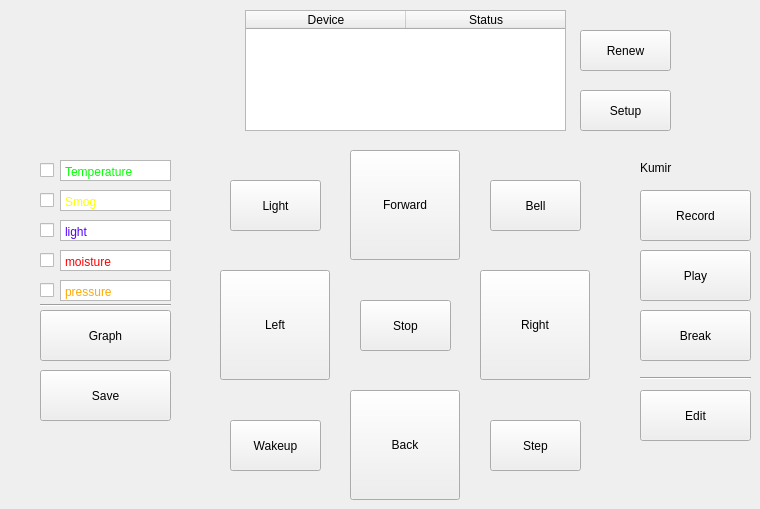
    <widget class="QWidget" name="Base">
     <widget class="QPushButton" name="pushButton_22">
      <property name="geometry">
       <rect>
        <x>220</x>
        <y>270</y>
        <width>110</width>
        <height>110</height>
       </rect>
      </property>
      <property name="text">
       <string>Left</string>
      </property>
     </widget>
     <widget class="QPushButton" name="pushButton_19">
      <property name="geometry">
       <rect>
        <x>360</x>
        <y>300</y>
        <width>91</width>
        <height>51</height>
       </rect>
      </property>
      <property name="text">
       <string>Stop</string>
      </property>
     </widget>
     <widget class="QPushButton" name="pushButton_16">
      <property name="geometry">
       <rect>
        <x>490</x>
        <y>420</y>
        <width>91</width>
        <height>51</height>
       </rect>
      </property>
      <property name="text">
       <string>Step</string>
      </property>
     </widget>
     <widget class="QPushButton" name="pushButton_20">
      <property name="geometry">
       <rect>
        <x>480</x>
        <y>270</y>
        <width>110</width>
        <height>110</height>
       </rect>
      </property>
      <property name="text">
       <string>Right</string>
      </property>
     </widget>
     <widget class="QPushButton" name="pushButton_18">
      <property name="geometry">
       <rect>
        <x>350</x>
        <y>150</y>
        <width>110</width>
        <height>110</height>
       </rect>
      </property>
      <property name="text">
       <string>Forward</string>
      </property>
     </widget>
     <widget class="QPushButton" name="pushButton_14">
      <property name="geometry">
       <rect>
        <x>230</x>
        <y>180</y>
        <width>91</width>
        <height>51</height>
       </rect>
      </property>
      <property name="text">
       <string>Light</string>
      </property>
     </widget>
     <widget class="QPushButton" name="pushButton_15">
      <property name="geometry">
       <rect>
        <x>490</x>
        <y>180</y>
        <width>91</width>
        <height>51</height>
       </rect>
      </property>
      <property name="text">
       <string>Bell</string>
      </property>
     </widget>
     <widget class="QPushButton" name="pushButton_17">
      <property name="geometry">
       <rect>
        <x>230</x>
        <y>420</y>
        <width>91</width>
        <height>51</height>
       </rect>
      </property>
      <property name="text">
       <string>Wakeup</string>
      </property>
     </widget>
     <widget class="QPushButton" name="pushButton_13">
      <property name="geometry">
       <rect>
        <x>350</x>
        <y>390</y>
        <width>110</width>
        <height>110</height>
       </rect>
      </property>
      <property name="text">
       <string>Back</string>
      </property>
     </widget>
     <widget class="QTextEdit" name="textEdit">
      <property name="geometry">
       <rect>
        <x>60</x>
        <y>160</y>
        <width>111</width>
        <height>21</height>
       </rect>
      </property>
      <property name="autoFillBackground">
       <bool>false</bool>
      </property>
      <property name="verticalScrollBarPolicy">
       <enum>Qt::ScrollBarAlwaysOff</enum>
      </property>
      <property name="html">
       <string>&lt;!DOCTYPE HTML PUBLIC &quot;-//W3C//DTD HTML 4.0//EN&quot; &quot;http://www.w3.org/TR/REC-html40/strict.dtd&quot;&gt;
&lt;html&gt;&lt;head&gt;&lt;meta name=&quot;qrichtext&quot; content=&quot;1&quot; /&gt;&lt;style type=&quot;text/css&quot;&gt;
p, li { white-space: pre-wrap; }
&lt;/style&gt;&lt;/head&gt;&lt;body style=&quot; font-family:'Sans Serif'; font-size:9pt; font-weight:400; font-style:normal;&quot;&gt;
&lt;p align=&quot;justify&quot; style=&quot; margin-top:0px; margin-bottom:0px; margin-left:0px; margin-right:0px; -qt-block-indent:0; text-indent:0px;&quot;&gt;&lt;span style=&quot; color:#00ff00;&quot;&gt;Temperature&lt;/span&gt;&lt;/p&gt;&lt;/body&gt;&lt;/html&gt;</string>
      </property>
      <property name="textInteractionFlags">
       <set>Qt::TextSelectableByKeyboard|Qt::TextSelectableByMouse</set>
      </property>
     </widget>
     <widget class="QPushButton" name="pushButton_21">
      <property name="geometry">
       <rect>
        <x>40</x>
        <y>310</y>
        <width>131</width>
        <height>51</height>
       </rect>
      </property>
      <property name="text">
       <string>Graph</string>
      </property>
     </widget>
     <widget class="QPushButton" name="pushButton_23">
      <property name="geometry">
       <rect>
        <x>40</x>
        <y>370</y>
        <width>131</width>
        <height>51</height>
       </rect>
      </property>
      <property name="text">
       <string>Save</string>
      </property>
     </widget>
     <widget class="QLabel" name="label_2">
      <property name="geometry">
       <rect>
        <x>640</x>
        <y>160</y>
        <width>81</width>
        <height>16</height>
       </rect>
      </property>
      <property name="text">
       <string>Kumir</string>
      </property>
     </widget>
     <widget class="QPushButton" name="pushButton_24">
      <property name="geometry">
       <rect>
        <x>640</x>
        <y>190</y>
        <width>111</width>
        <height>51</height>
       </rect>
      </property>
      <property name="text">
       <string>Record</string>
      </property>
     </widget>
     <widget class="QPushButton" name="pushButton_25">
      <property name="geometry">
       <rect>
        <x>640</x>
        <y>250</y>
        <width>111</width>
        <height>51</height>
       </rect>
      </property>
      <property name="text">
       <string>Play</string>
      </property>
     </widget>
     <widget class="QPushButton" name="pushButton_26">
      <property name="geometry">
       <rect>
        <x>640</x>
        <y>310</y>
        <width>111</width>
        <height>51</height>
       </rect>
      </property>
      <property name="text">
       <string>Break</string>
      </property>
     </widget>
     <widget class="QPushButton" name="pushButton_27">
      <property name="geometry">
       <rect>
        <x>640</x>
        <y>390</y>
        <width>111</width>
        <height>51</height>
       </rect>
      </property>
      <property name="text">
       <string>Edit</string>
      </property>
     </widget>
     <widget class="Line" name="line">
      <property name="geometry">
       <rect>
        <x>640</x>
        <y>363</y>
        <width>111</width>
        <height>31</height>
       </rect>
      </property>
      <property name="orientation">
       <enum>Qt::Horizontal</enum>
      </property>
     </widget>
     <widget class="QTableWidget" name="tableWidget">
      <property name="geometry">
       <rect>
        <x>245</x>
        <y>10</y>
        <width>321</width>
        <height>121</height>
       </rect>
      </property>
      <property name="horizontalScrollBarPolicy">
       <enum>Qt::ScrollBarAlwaysOff</enum>
      </property>
      <property name="showGrid">
       <bool>true</bool>
      </property>
      <property name="gridStyle">
       <enum>Qt::SolidLine</enum>
      </property>
      <property name="columnCount">
       <number>2</number>
      </property>
      <attribute name="horizontalHeaderCascadingSectionResizes">
       <bool>false</bool>
      </attribute>
      <attribute name="horizontalHeaderDefaultSectionSize">
       <number>160</number>
      </attribute>
      <attribute name="horizontalHeaderMinimumSectionSize">
       <number>23</number>
      </attribute>
      <column>
       <property name="text">
        <string>Device</string>
       </property>
      </column>
      <column>
       <property name="text">
        <string>Status</string>
       </property>
      </column>
     </widget>
     <widget class="QPushButton" name="pushButton_28">
      <property name="geometry">
       <rect>
        <x>580</x>
        <y>30</y>
        <width>91</width>
        <height>41</height>
       </rect>
      </property>
      <property name="text">
       <string>Renew</string>
      </property>
     </widget>
     <widget class="QPushButton" name="pushButton_29">
      <property name="geometry">
       <rect>
        <x>580</x>
        <y>90</y>
        <width>91</width>
        <height>41</height>
       </rect>
      </property>
      <property name="text">
       <string>Setup</string>
      </property>
     </widget>
     <widget class="Line" name="line_3">
      <property name="geometry">
       <rect>
        <x>40</x>
        <y>290</y>
        <width>131</width>
        <height>31</height>
       </rect>
      </property>
      <property name="orientation">
       <enum>Qt::Horizontal</enum>
      </property>
     </widget>
     <widget class="QCheckBox" name="checkBox">
      <property name="geometry">
       <rect>
        <x>40</x>
        <y>160</y>
        <width>16</width>
        <height>20</height>
       </rect>
      </property>
      <property name="text">
       <string/>
      </property>
     </widget>
     <widget class="QTextEdit" name="textEdit_3">
      <property name="geometry">
       <rect>
        <x>60</x>
        <y>190</y>
        <width>111</width>
        <height>21</height>
       </rect>
      </property>
      <property name="autoFillBackground">
       <bool>false</bool>
      </property>
      <property name="verticalScrollBarPolicy">
       <enum>Qt::ScrollBarAlwaysOff</enum>
      </property>
      <property name="html">
       <string>&lt;!DOCTYPE HTML PUBLIC &quot;-//W3C//DTD HTML 4.0//EN&quot; &quot;http://www.w3.org/TR/REC-html40/strict.dtd&quot;&gt;
&lt;html&gt;&lt;head&gt;&lt;meta name=&quot;qrichtext&quot; content=&quot;1&quot; /&gt;&lt;style type=&quot;text/css&quot;&gt;
p, li { white-space: pre-wrap; }
&lt;/style&gt;&lt;/head&gt;&lt;body style=&quot; font-family:'Sans Serif'; font-size:9pt; font-weight:400; font-style:normal;&quot;&gt;
&lt;p align=&quot;justify&quot; style=&quot; margin-top:0px; margin-bottom:0px; margin-left:0px; margin-right:0px; -qt-block-indent:0; text-indent:0px;&quot;&gt;&lt;span style=&quot; color:#ffff00;&quot;&gt;Smog&lt;/span&gt;&lt;/p&gt;&lt;/body&gt;&lt;/html&gt;</string>
      </property>
      <property name="textInteractionFlags">
       <set>Qt::TextSelectableByKeyboard|Qt::TextSelectableByMouse</set>
      </property>
     </widget>
     <widget class="QCheckBox" name="checkBox_2">
      <property name="geometry">
       <rect>
        <x>40</x>
        <y>190</y>
        <width>16</width>
        <height>20</height>
       </rect>
      </property>
      <property name="text">
       <string/>
      </property>
     </widget>
     <widget class="QTextEdit" name="textEdit_4">
      <property name="geometry">
       <rect>
        <x>60</x>
        <y>220</y>
        <width>111</width>
        <height>21</height>
       </rect>
      </property>
      <property name="autoFillBackground">
       <bool>false</bool>
      </property>
      <property name="verticalScrollBarPolicy">
       <enum>Qt::ScrollBarAlwaysOff</enum>
      </property>
      <property name="html">
       <string>&lt;!DOCTYPE HTML PUBLIC &quot;-//W3C//DTD HTML 4.0//EN&quot; &quot;http://www.w3.org/TR/REC-html40/strict.dtd&quot;&gt;
&lt;html&gt;&lt;head&gt;&lt;meta name=&quot;qrichtext&quot; content=&quot;1&quot; /&gt;&lt;style type=&quot;text/css&quot;&gt;
p, li { white-space: pre-wrap; }
&lt;/style&gt;&lt;/head&gt;&lt;body style=&quot; font-family:'Sans Serif'; font-size:9pt; font-weight:400; font-style:normal;&quot;&gt;
&lt;p align=&quot;justify&quot; style=&quot; margin-top:0px; margin-bottom:0px; margin-left:0px; margin-right:0px; -qt-block-indent:0; text-indent:0px;&quot;&gt;&lt;span style=&quot; color:#5500ff;&quot;&gt;light&lt;/span&gt;&lt;/p&gt;&lt;/body&gt;&lt;/html&gt;</string>
      </property>
      <property name="textInteractionFlags">
       <set>Qt::TextSelectableByKeyboard|Qt::TextSelectableByMouse</set>
      </property>
     </widget>
     <widget class="QCheckBox" name="checkBox_3">
      <property name="geometry">
       <rect>
        <x>40</x>
        <y>220</y>
        <width>16</width>
        <height>20</height>
       </rect>
      </property>
      <property name="text">
       <string/>
      </property>
     </widget>
     <widget class="QTextEdit" name="textEdit_5">
      <property name="geometry">
       <rect>
        <x>60</x>
        <y>250</y>
        <width>111</width>
        <height>21</height>
       </rect>
      </property>
      <property name="autoFillBackground">
       <bool>false</bool>
      </property>
      <property name="verticalScrollBarPolicy">
       <enum>Qt::ScrollBarAlwaysOff</enum>
      </property>
      <property name="html">
       <string>&lt;!DOCTYPE HTML PUBLIC &quot;-//W3C//DTD HTML 4.0//EN&quot; &quot;http://www.w3.org/TR/REC-html40/strict.dtd&quot;&gt;
&lt;html&gt;&lt;head&gt;&lt;meta name=&quot;qrichtext&quot; content=&quot;1&quot; /&gt;&lt;style type=&quot;text/css&quot;&gt;
p, li { white-space: pre-wrap; }
&lt;/style&gt;&lt;/head&gt;&lt;body style=&quot; font-family:'Sans Serif'; font-size:9pt; font-weight:400; font-style:normal;&quot;&gt;
&lt;p style=&quot; margin-top:0px; margin-bottom:0px; margin-left:0px; margin-right:0px; -qt-block-indent:0; text-indent:0px;&quot;&gt;&lt;span style=&quot; color:#ff0000;&quot;&gt;moisture&lt;/span&gt;&lt;/p&gt;&lt;/body&gt;&lt;/html&gt;</string>
      </property>
      <property name="textInteractionFlags">
       <set>Qt::TextSelectableByKeyboard|Qt::TextSelectableByMouse</set>
      </property>
     </widget>
     <widget class="QCheckBox" name="checkBox_4">
      <property name="geometry">
       <rect>
        <x>40</x>
        <y>250</y>
        <width>16</width>
        <height>20</height>
       </rect>
      </property>
      <property name="text">
       <string/>
      </property>
     </widget>
     <widget class="QTextEdit" name="textEdit_6">
      <property name="geometry">
       <rect>
        <x>60</x>
        <y>280</y>
        <width>111</width>
        <height>21</height>
       </rect>
      </property>
      <property name="autoFillBackground">
       <bool>false</bool>
      </property>
      <property name="verticalScrollBarPolicy">
       <enum>Qt::ScrollBarAlwaysOff</enum>
      </property>
      <property name="html">
       <string>&lt;!DOCTYPE HTML PUBLIC &quot;-//W3C//DTD HTML 4.0//EN&quot; &quot;http://www.w3.org/TR/REC-html40/strict.dtd&quot;&gt;
&lt;html&gt;&lt;head&gt;&lt;meta name=&quot;qrichtext&quot; content=&quot;1&quot; /&gt;&lt;style type=&quot;text/css&quot;&gt;
p, li { white-space: pre-wrap; }
&lt;/style&gt;&lt;/head&gt;&lt;body style=&quot; font-family:'Sans Serif'; font-size:9pt; font-weight:400; font-style:normal;&quot;&gt;
&lt;p style=&quot; margin-top:0px; margin-bottom:0px; margin-left:0px; margin-right:0px; -qt-block-indent:0; text-indent:0px;&quot;&gt;&lt;span style=&quot; color:#ffaa00;&quot;&gt;pressure&lt;/span&gt;&lt;/p&gt;&lt;/body&gt;&lt;/html&gt;</string>
      </property>
      <property name="textInteractionFlags">
       <set>Qt::TextSelectableByKeyboard|Qt::TextSelectableByMouse</set>
      </property>
     </widget>
     <widget class="QCheckBox" name="checkBox_5">
      <property name="geometry">
       <rect>
        <x>40</x>
        <y>280</y>
        <width>16</width>
        <height>20</height>
       </rect>
      </property>
      <property name="text">
       <string/>
      </property>
     </widget>
    </widget>
